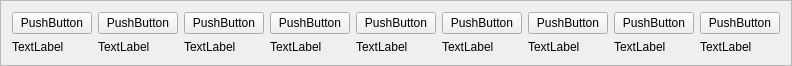
<?xml version="1.0" encoding="UTF-8"?>
<ui version="4.0">
 <class>ItemBoard</class>
 <widget class="QFrame" name="ItemBoard">
  <property name="geometry">
   <rect>
    <x>0</x>
    <y>0</y>
    <width>770</width>
    <height>34</height>
   </rect>
  </property>
  <property name="windowTitle">
   <string>Frame</string>
  </property>
  <property name="frameShape">
   <enum>QFrame::StyledPanel</enum>
  </property>
  <property name="frameShadow">
   <enum>QFrame::Raised</enum>
  </property>
  <layout class="QHBoxLayout" name="horizontalLayout_2">
   <item>
    <layout class="QHBoxLayout" name="horizontalLayout">
     <item>
      <layout class="QVBoxLayout" name="verticalLayout">
       <item>
        <widget class="BagButton" name="item0">
         <property name="text">
          <string>PushButton</string>
         </property>
        </widget>
       </item>
       <item>
        <widget class="QLabel" name="num0">
         <property name="text">
          <string>TextLabel</string>
         </property>
        </widget>
       </item>
      </layout>
     </item>
     <item>
      <layout class="QVBoxLayout" name="verticalLayout_2">
       <item>
        <widget class="BagButton" name="item1">
         <property name="text">
          <string>PushButton</string>
         </property>
        </widget>
       </item>
       <item>
        <widget class="QLabel" name="num1">
         <property name="text">
          <string>TextLabel</string>
         </property>
        </widget>
       </item>
      </layout>
     </item>
     <item>
      <layout class="QVBoxLayout" name="verticalLayout_3">
       <item>
        <widget class="BagButton" name="item2">
         <property name="text">
          <string>PushButton</string>
         </property>
        </widget>
       </item>
       <item>
        <widget class="QLabel" name="num2">
         <property name="text">
          <string>TextLabel</string>
         </property>
        </widget>
       </item>
      </layout>
     </item>
     <item>
      <layout class="QVBoxLayout" name="verticalLayout_4">
       <item>
        <widget class="BagButton" name="item3">
         <property name="text">
          <string>PushButton</string>
         </property>
        </widget>
       </item>
       <item>
        <widget class="QLabel" name="num3">
         <property name="text">
          <string>TextLabel</string>
         </property>
        </widget>
       </item>
      </layout>
     </item>
     <item>
      <layout class="QVBoxLayout" name="verticalLayout_5">
       <item>
        <widget class="BagButton" name="item4">
         <property name="text">
          <string>PushButton</string>
         </property>
        </widget>
       </item>
       <item>
        <widget class="QLabel" name="num4">
         <property name="text">
          <string>TextLabel</string>
         </property>
        </widget>
       </item>
      </layout>
     </item>
     <item>
      <layout class="QVBoxLayout" name="verticalLayout_6">
       <item>
        <widget class="BagButton" name="item5">
         <property name="text">
          <string>PushButton</string>
         </property>
        </widget>
       </item>
       <item>
        <widget class="QLabel" name="num5">
         <property name="text">
          <string>TextLabel</string>
         </property>
        </widget>
       </item>
      </layout>
     </item>
     <item>
      <layout class="QVBoxLayout" name="verticalLayout_7">
       <item>
        <widget class="BagButton" name="item6">
         <property name="text">
          <string>PushButton</string>
         </property>
        </widget>
       </item>
       <item>
        <widget class="QLabel" name="num6">
         <property name="text">
          <string>TextLabel</string>
         </property>
        </widget>
       </item>
      </layout>
     </item>
     <item>
      <layout class="QVBoxLayout" name="verticalLayout_8">
       <item>
        <widget class="BagButton" name="item7">
         <property name="text">
          <string>PushButton</string>
         </property>
        </widget>
       </item>
       <item>
        <widget class="QLabel" name="num7">
         <property name="text">
          <string>TextLabel</string>
         </property>
        </widget>
       </item>
      </layout>
     </item>
     <item>
      <layout class="QVBoxLayout" name="verticalLayout_9">
       <item>
        <widget class="BagButton" name="item8">
         <property name="text">
          <string>PushButton</string>
         </property>
        </widget>
       </item>
       <item>
        <widget class="QLabel" name="num8">
         <property name="text">
          <string>TextLabel</string>
         </property>
        </widget>
       </item>
      </layout>
     </item>
    </layout>
   </item>
  </layout>
 </widget>
 <customwidgets>
  <customwidget>
   <class>BagButton</class>
   <extends>QPushButton</extends>
   <header>bagbutton.h</header>
  </customwidget>
 </customwidgets>
 <resources/>
 <connections/>
</ui>
